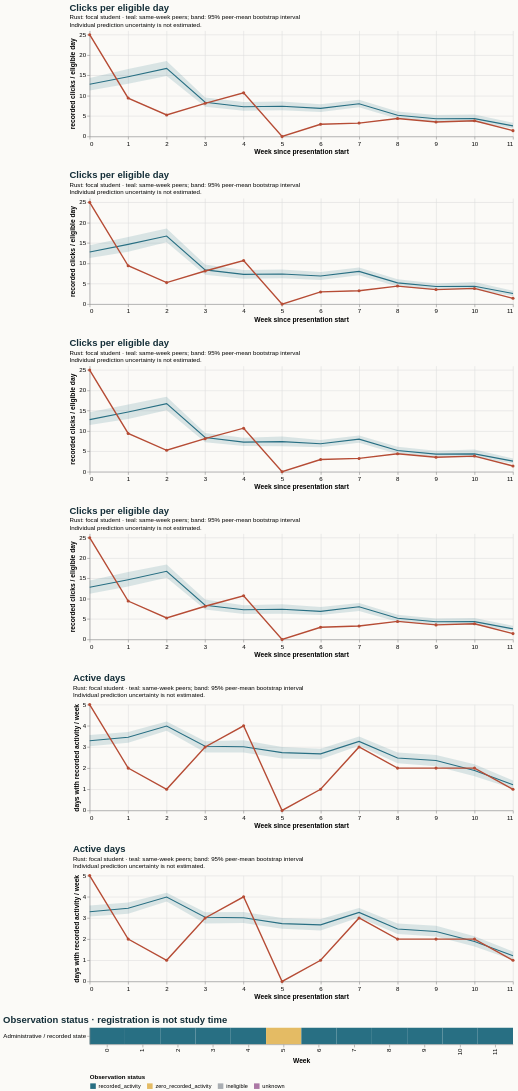

Specify this chart in Vega-Lite:
### Vega-Lite specification from a JSON file in a GitHub repository (floating-point values rounded to 4 significant figures)
{"$schema": "https://vega.github.io/schema/vega-lite/v5.20.1.json", "config": {"axis": {"labelFontSize": 11, "titleFontSize": 12}, "background": "#fbfaf7", "font": "sans-serif", "title": {"anchor": "start", "color": "#142e38", "fontSize": 17, "subtitleFontSize": 11}, "view": {"continuousHeight": 300, "continuousWidth": 300, "stroke": null}}, "datasets": {"data-0a5c2bc49a1564704cd2d57518101f4c": [{"end_day": 6, "focal_value": 25.0, "peer_ci_high": 14.6, "peer_ci_low": 11.47, "peer_mean": 12.82, "peer_observations": 241, "peer_people": 241, "reference": "early_stage", "unit": "recorded clicks / eligible day", "week": 0}, {"end_day": 13, "focal_value": 9.429, "peer_ci_high": 16.5, "peer_ci_low": 12.95, "peer_mean": 14.68, "peer_observations": 241, "peer_people": 241, "reference": "early_stage", "unit": "recorded clicks / eligible day", "week": 1}, {"end_day": 20, "focal_value": 5.286, "peer_ci_high": 18.46, "peer_ci_low": 15.11, "peer_mean": 16.73, "peer_observations": 239, "peer_people": 239, "reference": "early_stage", "unit": "recorded clicks / eligible day", "week": 2}, {"end_day": 27, "focal_value": 8.143, "peer_ci_high": 9.556, "peer_ci_low": 7.231, "peer_mean": 8.416, "peer_observations": 239, "peer_people": 239, "reference": "early_stage", "unit": "recorded clicks / eligible day", "week": 3}, {"end_day": 34, "focal_value": 10.71, "peer_ci_high": 8.39, "peer_ci_low": 6.324, "peer_mean": 7.298, "peer_observations": 237, "peer_people": 237, "reference": "early_stage", "unit": "recorded clicks / eligible day", "week": 4}, {"end_day": 41, "focal_value": 0.0, "peer_ci_high": 8.652, "peer_ci_low": 6.244, "peer_mean": 7.413, "peer_observations": 236, "peer_people": 236, "reference": "early_stage", "unit": "recorded clicks / eligible day", "week": 5}, {"end_day": 48, "focal_value": 3.0, "peer_ci_high": 7.831, "peer_ci_low": 6.044, "peer_mean": 6.897, "peer_observations": 236, "peer_people": 236, "reference": "early_stage", "unit": "recorded clicks / eligible day", "week": 6}, {"end_day": 55, "focal_value": 3.286, "peer_ci_high": 8.904, "peer_ci_low": 7.132, "peer_mean": 8.029, "peer_observations": 236, "peer_people": 236, "reference": "early_stage", "unit": "recorded clicks / eligible day", "week": 7}, {"end_day": 62, "focal_value": 4.429, "peer_ci_high": 6.149, "peer_ci_low": 4.359, "peer_mean": 5.219, "peer_observations": 235, "peer_people": 235, "reference": "early_stage", "unit": "recorded clicks / eligible day", "week": 8}, {"end_day": 69, "focal_value": 3.571, "peer_ci_high": 5.188, "peer_ci_low": 3.66, "peer_mean": 4.345, "peer_observations": 233, "peer_people": 233, "reference": "early_stage", "unit": "recorded clicks / eligible day", "week": 9}, {"end_day": 76, "focal_value": 3.857, "peer_ci_high": 5.45, "peer_ci_low": 3.493, "peer_mean": 4.385, "peer_observations": 232, "peer_people": 232, "reference": "early_stage", "unit": "recorded clicks / eligible day", "week": 10}, {"end_day": 83, "focal_value": 1.429, "peer_ci_high": 3.286, "peer_ci_low": 2.016, "peer_mean": 2.606, "peer_observations": 230, "peer_people": 230, "reference": "early_stage", "unit": "recorded clicks / eligible day", "week": 11}], "data-0ac9c8624e8d063d0ce8181ecadcfd98": [{"end_day": 6, "focal_value": 5.0, "peer_ci_high": 3.566, "peer_ci_low": 3.033, "peer_mean": 3.295, "peer_observations": 241, "peer_people": 241, "reference": "course", "unit": "days with recorded activity / week", "week": 0}, {"end_day": 13, "focal_value": 2.0, "peer_ci_high": 3.708, "peer_ci_low": 3.201, "peer_mean": 3.461, "peer_observations": 241, "peer_people": 241, "reference": "course", "unit": "days with recorded activity / week", "week": 1}, {"end_day": 20, "focal_value": 1.0, "peer_ci_high": 4.199, "peer_ci_low": 3.762, "peer_mean": 3.987, "peer_observations": 239, "peer_people": 239, "reference": "course", "unit": "days with recorded activity / week", "week": 2}, {"end_day": 27, "focal_value": 3.0, "peer_ci_high": 3.264, "peer_ci_low": 2.741, "peer_mean": 3.029, "peer_observations": 239, "peer_people": 239, "reference": "course", "unit": "days with recorded activity / week", "week": 3}, {"end_day": 34, "focal_value": 4.0, "peer_ci_high": 3.316, "peer_ci_low": 2.736, "peer_mean": 3.008, "peer_observations": 237, "peer_people": 237, "reference": "course", "unit": "days with recorded activity / week", "week": 4}, {"end_day": 41, "focal_value": 0.0, "peer_ci_high": 2.996, "peer_ci_low": 2.453, "peer_mean": 2.733, "peer_observations": 236, "peer_people": 236, "reference": "course", "unit": "days with recorded activity / week", "week": 5}, {"end_day": 48, "focal_value": 1.0, "peer_ci_high": 2.915, "peer_ci_low": 2.417, "peer_mean": 2.674, "peer_observations": 236, "peer_people": 236, "reference": "course", "unit": "days with recorded activity / week", "week": 6}, {"end_day": 55, "focal_value": 3.0, "peer_ci_high": 3.496, "peer_ci_low": 3.055, "peer_mean": 3.258, "peer_observations": 236, "peer_people": 236, "reference": "course", "unit": "days with recorded activity / week", "week": 7}, {"end_day": 62, "focal_value": 2.0, "peer_ci_high": 2.732, "peer_ci_low": 2.226, "peer_mean": 2.477, "peer_observations": 235, "peer_people": 235, "reference": "course", "unit": "days with recorded activity / week", "week": 8}, {"end_day": 69, "focal_value": 2.0, "peer_ci_high": 2.62, "peer_ci_low": 2.09, "peer_mean": 2.361, "peer_observations": 233, "peer_people": 233, "reference": "course", "unit": "days with recorded activity / week", "week": 9}, {"end_day": 76, "focal_value": 2.0, "peer_ci_high": 2.179, "peer_ci_low": 1.61, "peer_mean": 1.888, "peer_observations": 232, "peer_people": 232, "reference": "course", "unit": "days with recorded activity / week", "week": 10}, {"end_day": 83, "focal_value": 1.0, "peer_ci_high": 1.417, "peer_ci_low": 1.022, "peer_mean": 1.209, "peer_observations": 230, "peer_people": 230, "reference": "course", "unit": "days with recorded activity / week", "week": 11}], "data-2d80a45789764848a89f20c33fb7f5a9": [{"end_day": 6, "focal_value": 25.0, "peer_ci_high": 14.49, "peer_ci_low": 11.24, "peer_mean": 12.82, "peer_observations": 241, "peer_people": 241, "reference": "early_stage", "unit": "recorded clicks / eligible day", "week": 0}, {"end_day": 13, "focal_value": 9.429, "peer_ci_high": 16.59, "peer_ci_low": 13.0, "peer_mean": 14.68, "peer_observations": 241, "peer_people": 241, "reference": "early_stage", "unit": "recorded clicks / eligible day", "week": 1}, {"end_day": 20, "focal_value": 5.286, "peer_ci_high": 18.44, "peer_ci_low": 15.17, "peer_mean": 16.73, "peer_observations": 239, "peer_people": 239, "reference": "early_stage", "unit": "recorded clicks / eligible day", "week": 2}, {"end_day": 27, "focal_value": 8.143, "peer_ci_high": 9.823, "peer_ci_low": 7.325, "peer_mean": 8.416, "peer_observations": 239, "peer_people": 239, "reference": "early_stage", "unit": "recorded clicks / eligible day", "week": 3}, {"end_day": 34, "focal_value": 10.71, "peer_ci_high": 8.427, "peer_ci_low": 6.219, "peer_mean": 7.298, "peer_observations": 237, "peer_people": 237, "reference": "early_stage", "unit": "recorded clicks / eligible day", "week": 4}, {"end_day": 41, "focal_value": 0.0, "peer_ci_high": 8.666, "peer_ci_low": 6.296, "peer_mean": 7.413, "peer_observations": 236, "peer_people": 236, "reference": "early_stage", "unit": "recorded clicks / eligible day", "week": 5}, {"end_day": 48, "focal_value": 3.0, "peer_ci_high": 7.986, "peer_ci_low": 5.995, "peer_mean": 6.897, "peer_observations": 236, "peer_people": 236, "reference": "early_stage", "unit": "recorded clicks / eligible day", "week": 6}, {"end_day": 55, "focal_value": 3.286, "peer_ci_high": 8.933, "peer_ci_low": 7.012, "peer_mean": 8.029, "peer_observations": 236, "peer_people": 236, "reference": "early_stage", "unit": "recorded clicks / eligible day", "week": 7}, {"end_day": 62, "focal_value": 4.429, "peer_ci_high": 6.073, "peer_ci_low": 4.358, "peer_mean": 5.219, "peer_observations": 235, "peer_people": 235, "reference": "early_stage", "unit": "recorded clicks / eligible day", "week": 8}, {"end_day": 69, "focal_value": 3.571, "peer_ci_high": 5.162, "peer_ci_low": 3.621, "peer_mean": 4.345, "peer_observations": 233, "peer_people": 233, "reference": "early_stage", "unit": "recorded clicks / eligible day", "week": 9}, {"end_day": 76, "focal_value": 3.857, "peer_ci_high": 5.284, "peer_ci_low": 3.537, "peer_mean": 4.385, "peer_observations": 232, "peer_people": 232, "reference": "early_stage", "unit": "recorded clicks / eligible day", "week": 10}, {"end_day": 83, "focal_value": 1.429, "peer_ci_high": 3.333, "peer_ci_low": 2.023, "peer_mean": 2.606, "peer_observations": 230, "peer_people": 230, "reference": "early_stage", "unit": "recorded clicks / eligible day", "week": 11}], "data-328c41795510ce2de5923c844e60675f": [{"end_day": 6, "focal_value": 25.0, "peer_ci_high": 14.49, "peer_ci_low": 11.31, "peer_mean": 12.82, "peer_observations": 241, "peer_people": 241, "reference": "course", "unit": "recorded clicks / eligible day", "week": 0}, {"end_day": 13, "focal_value": 9.429, "peer_ci_high": 16.51, "peer_ci_low": 12.85, "peer_mean": 14.68, "peer_observations": 241, "peer_people": 241, "reference": "course", "unit": "recorded clicks / eligible day", "week": 1}, {"end_day": 20, "focal_value": 5.286, "peer_ci_high": 18.57, "peer_ci_low": 15.22, "peer_mean": 16.73, "peer_observations": 239, "peer_people": 239, "reference": "course", "unit": "recorded clicks / eligible day", "week": 2}, {"end_day": 27, "focal_value": 8.143, "peer_ci_high": 9.741, "peer_ci_low": 7.19, "peer_mean": 8.416, "peer_observations": 239, "peer_people": 239, "reference": "course", "unit": "recorded clicks / eligible day", "week": 3}, {"end_day": 34, "focal_value": 10.71, "peer_ci_high": 8.372, "peer_ci_low": 6.259, "peer_mean": 7.298, "peer_observations": 237, "peer_people": 237, "reference": "course", "unit": "recorded clicks / eligible day", "week": 4}, {"end_day": 41, "focal_value": 0.0, "peer_ci_high": 8.504, "peer_ci_low": 6.351, "peer_mean": 7.413, "peer_observations": 236, "peer_people": 236, "reference": "course", "unit": "recorded clicks / eligible day", "week": 5}, {"end_day": 48, "focal_value": 3.0, "peer_ci_high": 7.874, "peer_ci_low": 5.906, "peer_mean": 6.897, "peer_observations": 236, "peer_people": 236, "reference": "course", "unit": "recorded clicks / eligible day", "week": 6}, {"end_day": 55, "focal_value": 3.286, "peer_ci_high": 8.991, "peer_ci_low": 7.1, "peer_mean": 8.029, "peer_observations": 236, "peer_people": 236, "reference": "course", "unit": "recorded clicks / eligible day", "week": 7}, {"end_day": 62, "focal_value": 4.429, "peer_ci_high": 6.097, "peer_ci_low": 4.342, "peer_mean": 5.219, "peer_observations": 235, "peer_people": 235, "reference": "course", "unit": "recorded clicks / eligible day", "week": 8}, {"end_day": 69, "focal_value": 3.571, "peer_ci_high": 5.097, "peer_ci_low": 3.511, "peer_mean": 4.345, "peer_observations": 233, "peer_people": 233, "reference": "course", "unit": "recorded clicks / eligible day", "week": 9}, {"end_day": 76, "focal_value": 3.857, "peer_ci_high": 5.426, "peer_ci_low": 3.524, "peer_mean": 4.385, "peer_observations": 232, "peer_people": 232, "reference": "course", "unit": "recorded clicks / eligible day", "week": 10}, {"end_day": 83, "focal_value": 1.429, "peer_ci_high": 3.258, "peer_ci_low": 1.981, "peer_mean": 2.606, "peer_observations": 230, "peer_people": 230, "reference": "course", "unit": "recorded clicks / eligible day", "week": 11}], "data-4b11b9143b21ca86c34a88fca4122b5b": [{"end_day": 6, "focal_value": 5.0, "peer_ci_high": 3.589, "peer_ci_low": 3.064, "peer_mean": 3.295, "peer_observations": 241, "peer_people": 241, "reference": "course", "unit": "days with recorded activity / week", "week": 0}, {"end_day": 13, "focal_value": 2.0, "peer_ci_high": 3.734, "peer_ci_low": 3.203, "peer_mean": 3.461, "peer_observations": 241, "peer_people": 241, "reference": "course", "unit": "days with recorded activity / week", "week": 1}, {"end_day": 20, "focal_value": 1.0, "peer_ci_high": 4.195, "peer_ci_low": 3.774, "peer_mean": 3.987, "peer_observations": 239, "peer_people": 239, "reference": "course", "unit": "days with recorded activity / week", "week": 2}, {"end_day": 27, "focal_value": 3.0, "peer_ci_high": 3.268, "peer_ci_low": 2.734, "peer_mean": 3.029, "peer_observations": 239, "peer_people": 239, "reference": "course", "unit": "days with recorded activity / week", "week": 3}, {"end_day": 34, "focal_value": 4.0, "peer_ci_high": 3.276, "peer_ci_low": 2.755, "peer_mean": 3.008, "peer_observations": 237, "peer_people": 237, "reference": "course", "unit": "days with recorded activity / week", "week": 4}, {"end_day": 41, "focal_value": 0.0, "peer_ci_high": 2.994, "peer_ci_low": 2.494, "peer_mean": 2.733, "peer_observations": 236, "peer_people": 236, "reference": "course", "unit": "days with recorded activity / week", "week": 5}, {"end_day": 48, "focal_value": 1.0, "peer_ci_high": 2.945, "peer_ci_low": 2.407, "peer_mean": 2.674, "peer_observations": 236, "peer_people": 236, "reference": "course", "unit": "days with recorded activity / week", "week": 6}, {"end_day": 55, "focal_value": 3.0, "peer_ci_high": 3.468, "peer_ci_low": 3.023, "peer_mean": 3.258, "peer_observations": 236, "peer_people": 236, "reference": "course", "unit": "days with recorded activity / week", "week": 7}, {"end_day": 62, "focal_value": 2.0, "peer_ci_high": 2.741, "peer_ci_low": 2.24, "peer_mean": 2.477, "peer_observations": 235, "peer_people": 235, "reference": "course", "unit": "days with recorded activity / week", "week": 8}, {"end_day": 69, "focal_value": 2.0, "peer_ci_high": 2.635, "peer_ci_low": 2.129, "peer_mean": 2.361, "peer_observations": 233, "peer_people": 233, "reference": "course", "unit": "days with recorded activity / week", "week": 9}, {"end_day": 76, "focal_value": 2.0, "peer_ci_high": 2.14, "peer_ci_low": 1.647, "peer_mean": 1.888, "peer_observations": 232, "peer_people": 232, "reference": "course", "unit": "days with recorded activity / week", "week": 10}, {"end_day": 83, "focal_value": 1.0, "peer_ci_high": 1.417, "peer_ci_low": 1.015, "peer_mean": 1.209, "peer_observations": 230, "peer_people": 230, "reference": "course", "unit": "days with recorded activity / week", "week": 11}], "data-a3892226794f669427a6fdf611072b7a": [{"eligible_days": 7.0, "end_day": 6, "logging_completeness": "unknown", "observation_status": "recorded_activity", "row": "Administrative / recorded state", "score_status": "withheld_release_time_unknown", "start_day": 0, "value": 25.0, "week": 0}, {"eligible_days": 7.0, "end_day": 13, "logging_completeness": "unknown", "observation_status": "recorded_activity", "row": "Administrative / recorded state", "score_status": "withheld_release_time_unknown", "start_day": 7, "value": 9.429, "week": 1}, {"eligible_days": 7.0, "end_day": 20, "logging_completeness": "unknown", "observation_status": "recorded_activity", "row": "Administrative / recorded state", "score_status": "withheld_release_time_unknown", "start_day": 14, "value": 5.286, "week": 2}, {"eligible_days": 7.0, "end_day": 27, "logging_completeness": "unknown", "observation_status": "recorded_activity", "row": "Administrative / recorded state", "score_status": "withheld_release_time_unknown", "start_day": 21, "value": 8.143, "week": 3}, {"eligible_days": 7.0, "end_day": 34, "logging_completeness": "unknown", "observation_status": "recorded_activity", "row": "Administrative / recorded state", "score_status": "withheld_release_time_unknown", "start_day": 28, "value": 10.71, "week": 4}, {"eligible_days": 7.0, "end_day": 41, "logging_completeness": "unknown", "observation_status": "zero_recorded_activity", "row": "Administrative / recorded state", "score_status": "withheld_release_time_unknown", "start_day": 35, "value": 0.0, "week": 5}, {"eligible_days": 7.0, "end_day": 48, "logging_completeness": "unknown", "observation_status": "recorded_activity", "row": "Administrative / recorded state", "score_status": "withheld_release_time_unknown", "start_day": 42, "value": 3.0, "week": 6}, {"eligible_days": 7.0, "end_day": 55, "logging_completeness": "unknown", "observation_status": "recorded_activity", "row": "Administrative / recorded state", "score_status": "withheld_release_time_unknown", "start_day": 49, "value": 3.286, "week": 7}, {"eligible_days": 7.0, "end_day": 62, "logging_completeness": "unknown", "observation_status": "recorded_activity", "row": "Administrative / recorded state", "score_status": "withheld_release_time_unknown", "start_day": 56, "value": 4.429, "week": 8}, {"eligible_days": 7.0, "end_day": 69, "logging_completeness": "unknown", "observation_status": "recorded_activity", "row": "Administrative / recorded state", "score_status": "withheld_release_time_unknown", "start_day": 63, "value": 3.571, "week": 9}, {"eligible_days": 7.0, "end_day": 76, "logging_completeness": "unknown", "observation_status": "recorded_activity", "row": "Administrative / recorded state", "score_status": "withheld_release_time_unknown", "start_day": 70, "value": 3.857, "week": 10}, {"eligible_days": 7.0, "end_day": 83, "logging_completeness": "unknown", "observation_status": "recorded_activity", "row": "Administrative / recorded state", "score_status": "withheld_release_time_unknown", "start_day": 77, "value": 1.429, "week": 11}], "data-c0480954c117b74d155bf9ca031cedc4": [{"end_day": 6, "focal_value": 25.0, "peer_ci_high": 14.34, "peer_ci_low": 11.29, "peer_mean": 12.82, "peer_observations": 241, "peer_people": 241, "reference": "course", "unit": "recorded clicks / eligible day", "week": 0}, {"end_day": 13, "focal_value": 9.429, "peer_ci_high": 16.56, "peer_ci_low": 12.93, "peer_mean": 14.68, "peer_observations": 241, "peer_people": 241, "reference": "course", "unit": "recorded clicks / eligible day", "week": 1}, {"end_day": 20, "focal_value": 5.286, "peer_ci_high": 18.51, "peer_ci_low": 14.88, "peer_mean": 16.73, "peer_observations": 239, "peer_people": 239, "reference": "course", "unit": "recorded clicks / eligible day", "week": 2}, {"end_day": 27, "focal_value": 8.143, "peer_ci_high": 9.566, "peer_ci_low": 7.281, "peer_mean": 8.416, "peer_observations": 239, "peer_people": 239, "reference": "course", "unit": "recorded clicks / eligible day", "week": 3}, {"end_day": 34, "focal_value": 10.71, "peer_ci_high": 8.455, "peer_ci_low": 6.324, "peer_mean": 7.298, "peer_observations": 237, "peer_people": 237, "reference": "course", "unit": "recorded clicks / eligible day", "week": 4}, {"end_day": 41, "focal_value": 0.0, "peer_ci_high": 8.605, "peer_ci_low": 6.424, "peer_mean": 7.413, "peer_observations": 236, "peer_people": 236, "reference": "course", "unit": "recorded clicks / eligible day", "week": 5}, {"end_day": 48, "focal_value": 3.0, "peer_ci_high": 7.933, "peer_ci_low": 6.004, "peer_mean": 6.897, "peer_observations": 236, "peer_people": 236, "reference": "course", "unit": "recorded clicks / eligible day", "week": 6}, {"end_day": 55, "focal_value": 3.286, "peer_ci_high": 9.042, "peer_ci_low": 7.169, "peer_mean": 8.029, "peer_observations": 236, "peer_people": 236, "reference": "course", "unit": "recorded clicks / eligible day", "week": 7}, {"end_day": 62, "focal_value": 4.429, "peer_ci_high": 6.124, "peer_ci_low": 4.366, "peer_mean": 5.219, "peer_observations": 235, "peer_people": 235, "reference": "course", "unit": "recorded clicks / eligible day", "week": 8}, {"end_day": 69, "focal_value": 3.571, "peer_ci_high": 5.259, "peer_ci_low": 3.559, "peer_mean": 4.345, "peer_observations": 233, "peer_people": 233, "reference": "course", "unit": "recorded clicks / eligible day", "week": 9}, {"end_day": 76, "focal_value": 3.857, "peer_ci_high": 5.41, "peer_ci_low": 3.571, "peer_mean": 4.385, "peer_observations": 232, "peer_people": 232, "reference": "course", "unit": "recorded clicks / eligible day", "week": 10}, {"end_day": 83, "focal_value": 1.429, "peer_ci_high": 3.353, "peer_ci_low": 1.957, "peer_mean": 2.606, "peer_observations": 230, "peer_people": 230, "reference": "course", "unit": "recorded clicks / eligible day", "week": 11}]}, "resolve": {"scale": {"color": "independent"}}, "spacing": 28, "vconcat": [{"data": {"name": "data-c0480954c117b74d155bf9ca031cedc4"}, "height": 190, "layer": [{"encoding": {"x": {"axis": {"tickMinStep": 1}, "field": "week", "title": "Week since presentation start", "type": "quantitative"}, "y": {"field": "peer_ci_low", "scale": {"zero": true}, "title": "recorded clicks / eligible day", "type": "quantitative"}, "y2": {"field": "peer_ci_high"}}, "mark": {"color": "#286f83", "opacity": 0.16, "type": "area"}}, {"encoding": {"tooltip": [{"field": "week", "type": "quantitative"}, {"field": "peer_mean", "type": "quantitative"}, {"field": "peer_people", "type": "quantitative"}, {"field": "peer_observations", "type": "quantitative"}], "x": {"field": "week", "type": "quantitative"}, "y": {"field": "peer_mean", "type": "quantitative"}}, "mark": {"color": "#286f83", "strokeWidth": 2, "type": "line"}}, {"encoding": {"tooltip": [{"field": "week", "type": "quantitative"}, {"field": "focal_value", "type": "quantitative"}], "x": {"field": "week", "type": "quantitative"}, "y": {"field": "focal_value", "type": "quantitative"}}, "mark": {"color": "#b64c35", "point": {"color": "#b64c35"}, "strokeWidth": 2.5, "type": "line"}}], "title": {"subtitle": ["Rust: focal student · teal: same-week peers; band: 95% peer-mean bootstrap interval", "Individual prediction uncertainty is not estimated."], "text": "Clicks per eligible day"}, "width": 760}, {"data": {"name": "data-328c41795510ce2de5923c844e60675f"}, "height": 190, "layer": [{"encoding": {"x": {"axis": {"tickMinStep": 1}, "field": "week", "title": "Week since presentation start", "type": "quantitative"}, "y": {"field": "peer_ci_low", "scale": {"zero": true}, "title": "recorded clicks / eligible day", "type": "quantitative"}, "y2": {"field": "peer_ci_high"}}, "mark": {"color": "#286f83", "opacity": 0.16, "type": "area"}}, {"encoding": {"tooltip": [{"field": "week", "type": "quantitative"}, {"field": "peer_mean", "type": "quantitative"}, {"field": "peer_people", "type": "quantitative"}, {"field": "peer_observations", "type": "quantitative"}], "x": {"field": "week", "type": "quantitative"}, "y": {"field": "peer_mean", "type": "quantitative"}}, "mark": {"color": "#286f83", "strokeWidth": 2, "type": "line"}}, {"encoding": {"tooltip": [{"field": "week", "type": "quantitative"}, {"field": "focal_value", "type": "quantitative"}], "x": {"field": "week", "type": "quantitative"}, "y": {"field": "focal_value", "type": "quantitative"}}, "mark": {"color": "#b64c35", "point": {"color": "#b64c35"}, "strokeWidth": 2.5, "type": "line"}}], "title": {"subtitle": ["Rust: focal student · teal: same-week peers; band: 95% peer-mean bootstrap interval", "Individual prediction uncertainty is not estimated."], "text": "Clicks per eligible day"}, "width": 760}, {"data": {"name": "data-0a5c2bc49a1564704cd2d57518101f4c"}, "height": 190, "layer": [{"encoding": {"x": {"axis": {"tickMinStep": 1}, "field": "week", "title": "Week since presentation start", "type": "quantitative"}, "y": {"field": "peer_ci_low", "scale": {"zero": true}, "title": "recorded clicks / eligible day", "type": "quantitative"}, "y2": {"field": "peer_ci_high"}}, "mark": {"color": "#286f83", "opacity": 0.16, "type": "area"}}, {"encoding": {"tooltip": [{"field": "week", "type": "quantitative"}, {"field": "peer_mean", "type": "quantitative"}, {"field": "peer_people", "type": "quantitative"}, {"field": "peer_observations", "type": "quantitative"}], "x": {"field": "week", "type": "quantitative"}, "y": {"field": "peer_mean", "type": "quantitative"}}, "mark": {"color": "#286f83", "strokeWidth": 2, "type": "line"}}, {"encoding": {"tooltip": [{"field": "week", "type": "quantitative"}, {"field": "focal_value", "type": "quantitative"}], "x": {"field": "week", "type": "quantitative"}, "y": {"field": "focal_value", "type": "quantitative"}}, "mark": {"color": "#b64c35", "point": {"color": "#b64c35"}, "strokeWidth": 2.5, "type": "line"}}], "title": {"subtitle": ["Rust: focal student · teal: same-week peers; band: 95% peer-mean bootstrap interval", "Individual prediction uncertainty is not estimated."], "text": "Clicks per eligible day"}, "width": 760}, {"data": {"name": "data-2d80a45789764848a89f20c33fb7f5a9"}, "height": 190, "layer": [{"encoding": {"x": {"axis": {"tickMinStep": 1}, "field": "week", "title": "Week since presentation start", "type": "quantitative"}, "y": {"field": "peer_ci_low", "scale": {"zero": true}, "title": "recorded clicks / eligible day", "type": "quantitative"}, "y2": {"field": "peer_ci_high"}}, "mark": {"color": "#286f83", "opacity": 0.16, "type": "area"}}, {"encoding": {"tooltip": [{"field": "week", "type": "quantitative"}, {"field": "peer_mean", "type": "quantitative"}, {"field": "peer_people", "type": "quantitative"}, {"field": "peer_observations", "type": "quantitative"}], "x": {"field": "week", "type": "quantitative"}, "y": {"field": "peer_mean", "type": "quantitative"}}, "mark": {"color": "#286f83", "strokeWidth": 2, "type": "line"}}, {"encoding": {"tooltip": [{"field": "week", "type": "quantitative"}, {"field": "focal_value", "type": "quantitative"}], "x": {"field": "week", "type": "quantitative"}, "y": {"field": "focal_value", "type": "quantitative"}}, "mark": {"color": "#b64c35", "point": {"color": "#b64c35"}, "strokeWidth": 2.5, "type": "line"}}], "title": {"subtitle": ["Rust: focal student · teal: same-week peers; band: 95% peer-mean bootstrap interval", "Individual prediction uncertainty is not estimated."], "text": "Clicks per eligible day"}, "width": 760}, {"data": {"name": "data-0ac9c8624e8d063d0ce8181ecadcfd98"}, "height": 190, "layer": [{"encoding": {"x": {"axis": {"tickMinStep": 1}, "field": "week", "title": "Week since presentation start", "type": "quantitative"}, "y": {"field": "peer_ci_low", "scale": {"zero": true}, "title": "days with recorded activity / week", "type": "quantitative"}, "y2": {"field": "peer_ci_high"}}, "mark": {"color": "#286f83", "opacity": 0.16, "type": "area"}}, {"encoding": {"tooltip": [{"field": "week", "type": "quantitative"}, {"field": "peer_mean", "type": "quantitative"}, {"field": "peer_people", "type": "quantitative"}, {"field": "peer_observations", "type": "quantitative"}], "x": {"field": "week", "type": "quantitative"}, "y": {"field": "peer_mean", "type": "quantitative"}}, "mark": {"color": "#286f83", "strokeWidth": 2, "type": "line"}}, {"encoding": {"tooltip": [{"field": "week", "type": "quantitative"}, {"field": "focal_value", "type": "quantitative"}], "x": {"field": "week", "type": "quantitative"}, "y": {"field": "focal_value", "type": "quantitative"}}, "mark": {"color": "#b64c35", "point": {"color": "#b64c35"}, "strokeWidth": 2.5, "type": "line"}}], "title": {"subtitle": ["Rust: focal student · teal: same-week peers; band: 95% peer-mean bootstrap interval", "Individual prediction uncertainty is not estimated."], "text": "Active days"}, "width": 760}, {"data": {"name": "data-4b11b9143b21ca86c34a88fca4122b5b"}, "height": 190, "layer": [{"encoding": {"x": {"axis": {"tickMinStep": 1}, "field": "week", "title": "Week since presentation start", "type": "quantitative"}, "y": {"field": "peer_ci_low", "scale": {"zero": true}, "title": "days with recorded activity / week", "type": "quantitative"}, "y2": {"field": "peer_ci_high"}}, "mark": {"color": "#286f83", "opacity": 0.16, "type": "area"}}, {"encoding": {"tooltip": [{"field": "week", "type": "quantitative"}, {"field": "peer_mean", "type": "quantitative"}, {"field": "peer_people", "type": "quantitative"}, {"field": "peer_observations", "type": "quantitative"}], "x": {"field": "week", "type": "quantitative"}, "y": {"field": "peer_mean", "type": "quantitative"}}, "mark": {"color": "#286f83", "strokeWidth": 2, "type": "line"}}, {"encoding": {"tooltip": [{"field": "week", "type": "quantitative"}, {"field": "focal_value", "type": "quantitative"}], "x": {"field": "week", "type": "quantitative"}, "y": {"field": "focal_value", "type": "quantitative"}}, "mark": {"color": "#b64c35", "point": {"color": "#b64c35"}, "strokeWidth": 2.5, "type": "line"}}], "title": {"subtitle": ["Rust: focal student · teal: same-week peers; band: 95% peer-mean bootstrap interval", "Individual prediction uncertainty is not estimated."], "text": "Active days"}, "width": 760}, {"data": {"name": "data-a3892226794f669427a6fdf611072b7a"}, "encoding": {"color": {"field": "observation_status", "legend": {"labelLimit": 260, "orient": "bottom"}, "scale": {"domain": ["recorded_activity", "zero_recorded_activity", "ineligible", "unknown"], "range": ["#286f83", "#e4bb64", "#aaaeb3", "#ac78a5"]}, "title": "Observation status", "type": "nominal"}, "tooltip": [{"field": "week", "type": "quantitative"}, {"field": "eligible_days", "type": "quantitative"}, {"field": "observation_status", "type": "nominal"}, {"field": "logging_completeness", "type": "nominal"}], "x": {"field": "week", "title": "Week", "type": "ordinal"}, "y": {"field": "row", "title": null, "type": "nominal"}}, "height": 30, "mark": {"type": "rect"}, "title": "Observation status · registration is not study time", "width": 760}]}
